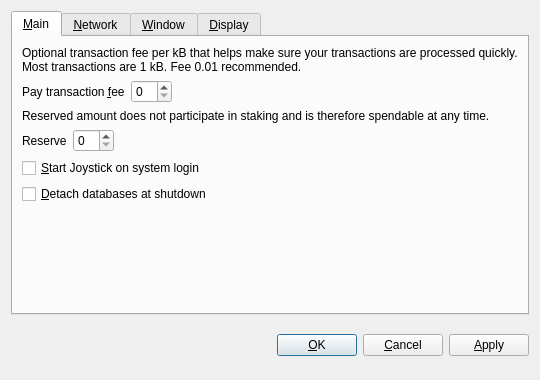
<?xml version="1.0" encoding="UTF-8"?>
<ui version="4.0">
 <class>OptionsDialog</class>
 <widget class="QDialog" name="OptionsDialog">
  <property name="geometry">
   <rect>
    <x>0</x>
    <y>0</y>
    <width>540</width>
    <height>380</height>
   </rect>
  </property>
  <property name="windowTitle">
   <string>Options</string>
  </property>
  <property name="modal">
   <bool>true</bool>
  </property>
  <layout class="QVBoxLayout" name="verticalLayout">
   <item>
    <widget class="QTabWidget" name="tabWidget">
     <property name="tabPosition">
      <enum>QTabWidget::North</enum>
     </property>
     <property name="currentIndex">
      <number>0</number>
     </property>
     <widget class="QWidget" name="tabMain">
      <attribute name="title">
       <string>&amp;Main</string>
      </attribute>
      <layout class="QVBoxLayout" name="verticalLayout_Main">
       <item>
        <widget class="QLabel" name="transactionFeeInfoLabel">
         <property name="text">
          <string>Optional transaction fee per kB that helps make sure your transactions are processed quickly. Most transactions are 1 kB. Fee 0.01 recommended.</string>
         </property>
         <property name="textFormat">
          <enum>Qt::PlainText</enum>
         </property>
         <property name="wordWrap">
          <bool>true</bool>
         </property>
        </widget>
       </item>
       <item>
        <layout class="QHBoxLayout" name="horizontalLayoutFee">
         <item>
          <widget class="QLabel" name="transactionFeeLabel">
           <property name="text">
            <string>Pay transaction &amp;fee</string>
           </property>
           <property name="textFormat">
            <enum>Qt::PlainText</enum>
           </property>
           <property name="buddy">
            <cstring>transactionFee</cstring>
           </property>
          </widget>
         </item>
         <item>
          <widget class="BitcoinAmountField" name="transactionFee"/>
         </item>
         <item>
          <spacer name="horizontalSpacerFee">
           <property name="orientation">
            <enum>Qt::Horizontal</enum>
           </property>
           <property name="sizeHint" stdset="0">
            <size>
             <width>40</width>
             <height>20</height>
            </size>
           </property>
          </spacer>
         </item>
        </layout>
       </item>
       <item>
        <widget class="QLabel" name="reserveBalanceInfoLabel">
         <property name="text">
          <string>Reserved amount does not participate in staking and is therefore spendable at any time.</string>
         </property>
         <property name="textFormat">
          <enum>Qt::PlainText</enum>
         </property>
         <property name="wordWrap">
          <bool>true</bool>
         </property>
        </widget>
       </item>
       <item>
        <layout class="QHBoxLayout" name="horizontalLayoutReserveBalance">
         <item>
          <widget class="QLabel" name="reserveBalanceLabel">
           <property name="text">
            <string>Reserve</string>
           </property>
           <property name="textFormat">
            <enum>Qt::PlainText</enum>
           </property>
           <property name="buddy">
            <cstring>reserveBalance</cstring>
           </property>
          </widget>
         </item>
         <item>
          <widget class="BitcoinAmountField" name="reserveBalance"/>
         </item>
         <item>
          <spacer name="horizontalSpacerReserveBalance">
           <property name="orientation">
            <enum>Qt::Horizontal</enum>
           </property>
           <property name="sizeHint" stdset="0">
            <size>
             <width>40</width>
             <height>20</height>
            </size>
           </property>
          </spacer>
         </item>
        </layout>
       </item>
       <item>
        <widget class="QCheckBox" name="bitcoinAtStartup">
         <property name="toolTip">
          <string>Automatically start Joystick after logging in to the system.</string>
         </property>
         <property name="text">
          <string>&amp;Start Joystick on system login</string>
         </property>
        </widget>
       </item>
       <item>
        <widget class="QCheckBox" name="detachDatabases">
         <property name="toolTip">
          <string>Detach block and address databases at shutdown. This means they can be moved to another data directory, but it slows down shutdown. The wallet is always detached.</string>
         </property>
         <property name="text">
          <string>&amp;Detach databases at shutdown</string>
         </property>
        </widget>
       </item>
       <item>
        <spacer name="verticalSpacer_Main">
         <property name="orientation">
          <enum>Qt::Vertical</enum>
         </property>
         <property name="sizeHint" stdset="0">
          <size>
           <width>20</width>
           <height>40</height>
          </size>
         </property>
        </spacer>
       </item>
      </layout>
     </widget>
     <widget class="QWidget" name="tabNetwork">
      <attribute name="title">
       <string>&amp;Network</string>
      </attribute>
      <layout class="QVBoxLayout" name="verticalLayout_Network">
       <item>
        <widget class="QCheckBox" name="mapPortUpnp">
         <property name="toolTip">
          <string>Automatically open the Joystick client port on the router. This only works when your router supports UPnP and it is enabled.</string>
         </property>
         <property name="text">
          <string>Map port using &amp;UPnP</string>
         </property>
        </widget>
       </item>
       <item>
        <widget class="QCheckBox" name="connectSocks">
         <property name="toolTip">
          <string>Connect to the Joystick network through a SOCKS proxy (e.g. when connecting through Tor).</string>
         </property>
         <property name="text">
          <string>&amp;Connect through SOCKS proxy:</string>
         </property>
        </widget>
       </item>
       <item>
        <layout class="QHBoxLayout" name="horizontalLayout_Network">
         <item>
          <widget class="QLabel" name="proxyIpLabel">
           <property name="text">
            <string>Proxy &amp;IP:</string>
           </property>
           <property name="textFormat">
            <enum>Qt::PlainText</enum>
           </property>
           <property name="buddy">
            <cstring>proxyIp</cstring>
           </property>
          </widget>
         </item>
         <item>
          <widget class="QValidatedLineEdit" name="proxyIp">
           <property name="maximumSize">
            <size>
             <width>140</width>
             <height>16777215</height>
            </size>
           </property>
           <property name="toolTip">
            <string>IP address of the proxy (e.g. 127.0.0.1)</string>
           </property>
          </widget>
         </item>
         <item>
          <widget class="QLabel" name="proxyPortLabel">
           <property name="text">
            <string>&amp;Port:</string>
           </property>
           <property name="textFormat">
            <enum>Qt::PlainText</enum>
           </property>
           <property name="buddy">
            <cstring>proxyPort</cstring>
           </property>
          </widget>
         </item>
         <item>
          <widget class="QLineEdit" name="proxyPort">
           <property name="maximumSize">
            <size>
             <width>55</width>
             <height>16777215</height>
            </size>
           </property>
           <property name="toolTip">
            <string>Port of the proxy (e.g. 9050)</string>
           </property>
          </widget>
         </item>
         <item>
          <widget class="QLabel" name="socksVersionLabel">
           <property name="text">
            <string>SOCKS &amp;Version:</string>
           </property>
           <property name="textFormat">
            <enum>Qt::PlainText</enum>
           </property>
           <property name="buddy">
            <cstring>socksVersion</cstring>
           </property>
          </widget>
         </item>
         <item>
          <widget class="QValueComboBox" name="socksVersion">
           <property name="toolTip">
            <string>SOCKS version of the proxy (e.g. 5)</string>
           </property>
          </widget>
         </item>
         <item>
          <spacer name="horizontalSpacer_Network">
           <property name="orientation">
            <enum>Qt::Horizontal</enum>
           </property>
           <property name="sizeHint" stdset="0">
            <size>
             <width>40</width>
             <height>20</height>
            </size>
           </property>
          </spacer>
         </item>
        </layout>
       </item>
       <item>
        <spacer name="verticalSpacer_Network">
         <property name="orientation">
          <enum>Qt::Vertical</enum>
         </property>
         <property name="sizeHint" stdset="0">
          <size>
           <width>20</width>
           <height>40</height>
          </size>
         </property>
        </spacer>
       </item>
      </layout>
     </widget>
     <widget class="QWidget" name="tabWindow">
      <attribute name="title">
       <string>&amp;Window</string>
      </attribute>
      <layout class="QVBoxLayout" name="verticalLayout_Window">
       <item>
        <widget class="QCheckBox" name="minimizeToTray">
         <property name="toolTip">
          <string>Show only a tray icon after minimizing the window.</string>
         </property>
         <property name="text">
          <string>&amp;Minimize to the tray instead of the taskbar</string>
         </property>
        </widget>
       </item>
       <item>
        <widget class="QCheckBox" name="minimizeOnClose">
         <property name="toolTip">
          <string>Minimize instead of exit the application when the window is closed. When this option is enabled, the application will be closed only after selecting Quit in the menu.</string>
         </property>
         <property name="text">
          <string>M&amp;inimize on close</string>
         </property>
        </widget>
       </item>
       <item>
        <spacer name="verticalSpacer_Window">
         <property name="orientation">
          <enum>Qt::Vertical</enum>
         </property>
         <property name="sizeHint" stdset="0">
          <size>
           <width>20</width>
           <height>40</height>
          </size>
         </property>
        </spacer>
       </item>
      </layout>
     </widget>
     <widget class="QWidget" name="tabDisplay">
      <attribute name="title">
       <string>&amp;Display</string>
      </attribute>
      <layout class="QVBoxLayout" name="verticalLayout_Display">
       <item>
        <layout class="QHBoxLayout" name="horizontalLayout_1_Display">
         <item>
          <widget class="QLabel" name="langLabel">
           <property name="text">
            <string>User Interface &amp;language:</string>
           </property>
           <property name="textFormat">
            <enum>Qt::PlainText</enum>
           </property>
           <property name="buddy">
            <cstring>lang</cstring>
           </property>
          </widget>
         </item>
         <item>
          <widget class="QValueComboBox" name="lang">
           <property name="toolTip">
            <string>The user interface language can be set here. This setting will take effect after restarting Joystick.</string>
           </property>
          </widget>
         </item>
        </layout>
       </item>
       <item>
        <layout class="QHBoxLayout" name="horizontalLayout_2_Display">
         <item>
          <widget class="QLabel" name="unitLabel">
           <property name="text">
            <string>&amp;Unit to show amounts in:</string>
           </property>
           <property name="textFormat">
            <enum>Qt::PlainText</enum>
           </property>
           <property name="buddy">
            <cstring>unit</cstring>
           </property>
          </widget>
         </item>
         <item>
          <widget class="QValueComboBox" name="unit">
           <property name="toolTip">
            <string>Choose the default subdivision unit to show in the interface and when sending coins.</string>
           </property>
          </widget>
         </item>
        </layout>
       </item>
       <item>
        <widget class="QCheckBox" name="displayAddresses">
         <property name="toolTip">
          <string>Whether to show Joystick addresses in the transaction list or not.</string>
         </property>
         <property name="text">
          <string>&amp;Display addresses in transaction list</string>
         </property>
        </widget>
       </item>
       <item>
        <widget class="QCheckBox" name="coinControlFeatures">
         <property name="toolTip">
          <string>Whether to show coin control features or not.</string>
         </property>
         <property name="text">
          <string>Display coin &amp;control features (experts only!)</string>
         </property>
        </widget>
       </item>
       <item>
        <spacer name="verticalSpacer_Display">
         <property name="orientation">
          <enum>Qt::Vertical</enum>
         </property>
         <property name="sizeHint" stdset="0">
          <size>
           <width>20</width>
           <height>40</height>
          </size>
         </property>
        </spacer>
       </item>
      </layout>
     </widget>
    </widget>
   </item>
   <item>
    <layout class="QHBoxLayout" name="horizontalLayout_Buttons">
     <item>
      <spacer name="horizontalSpacer_1">
       <property name="orientation">
        <enum>Qt::Horizontal</enum>
       </property>
       <property name="sizeHint" stdset="0">
        <size>
         <width>40</width>
         <height>48</height>
        </size>
       </property>
      </spacer>
     </item>
     <item>
      <widget class="QLabel" name="statusLabel">
       <property name="font">
        <font>
         <weight>75</weight>
         <bold>true</bold>
        </font>
       </property>
       <property name="text">
        <string/>
       </property>
       <property name="textFormat">
        <enum>Qt::PlainText</enum>
       </property>
       <property name="wordWrap">
        <bool>true</bool>
       </property>
      </widget>
     </item>
     <item>
      <spacer name="horizontalSpacer_2">
       <property name="orientation">
        <enum>Qt::Horizontal</enum>
       </property>
       <property name="sizeHint" stdset="0">
        <size>
         <width>40</width>
         <height>48</height>
        </size>
       </property>
      </spacer>
     </item>
     <item>
      <widget class="QPushButton" name="okButton">
       <property name="text">
        <string>&amp;OK</string>
       </property>
      </widget>
     </item>
     <item>
      <widget class="QPushButton" name="cancelButton">
       <property name="text">
        <string>&amp;Cancel</string>
       </property>
       <property name="autoDefault">
        <bool>false</bool>
       </property>
      </widget>
     </item>
     <item>
      <widget class="QPushButton" name="applyButton">
       <property name="text">
        <string>&amp;Apply</string>
       </property>
       <property name="autoDefault">
        <bool>false</bool>
       </property>
      </widget>
     </item>
    </layout>
   </item>
  </layout>
 </widget>
 <customwidgets>
  <customwidget>
   <class>BitcoinAmountField</class>
   <extends>QSpinBox</extends>
   <header>bitcoinamountfield.h</header>
  </customwidget>
  <customwidget>
   <class>QValueComboBox</class>
   <extends>QComboBox</extends>
   <header>qvaluecombobox.h</header>
  </customwidget>
  <customwidget>
   <class>QValidatedLineEdit</class>
   <extends>QLineEdit</extends>
   <header>qvalidatedlineedit.h</header>
  </customwidget>
 </customwidgets>
 <resources/>
 <connections/>
</ui>
